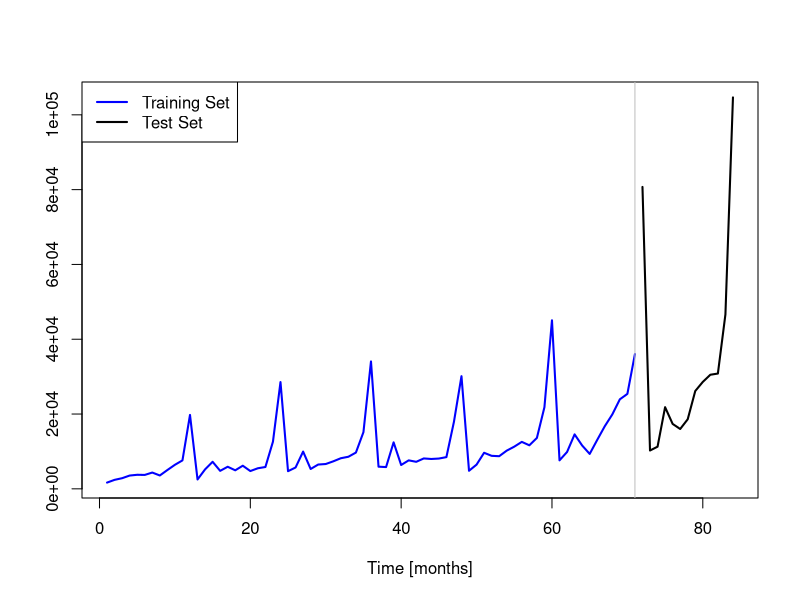
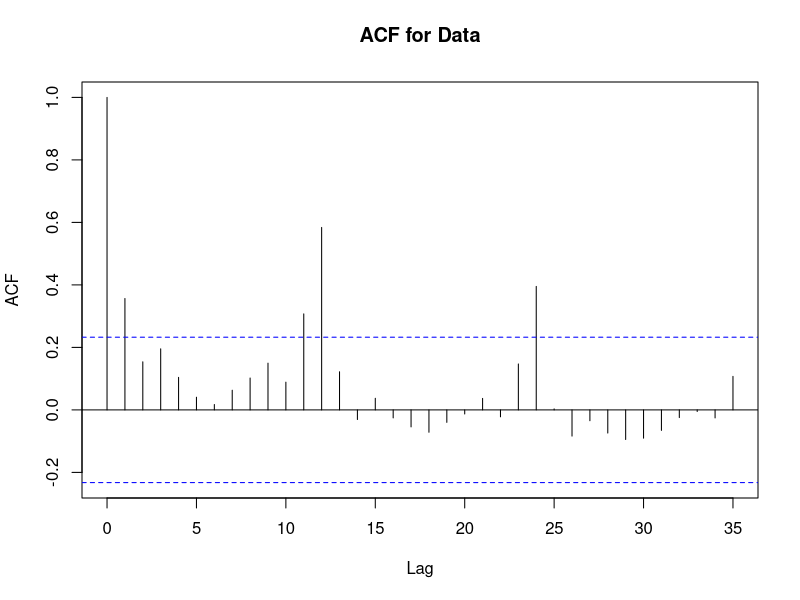
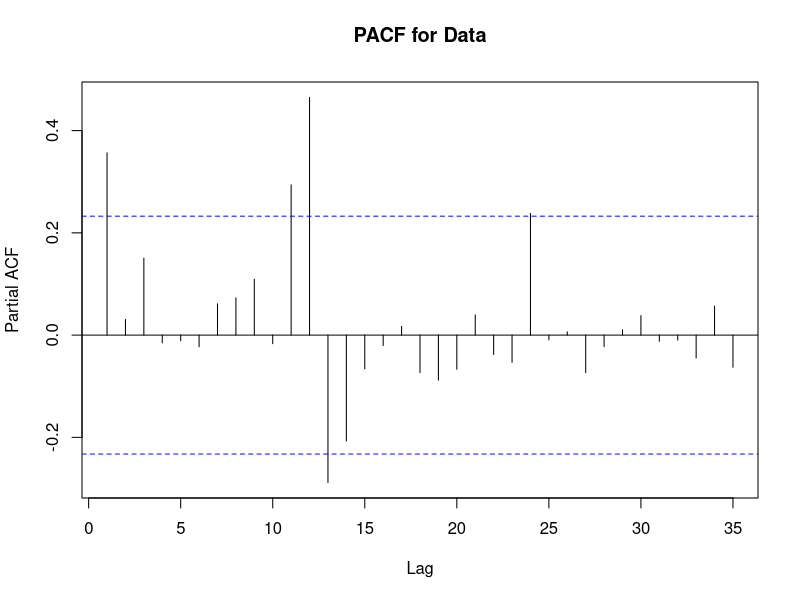
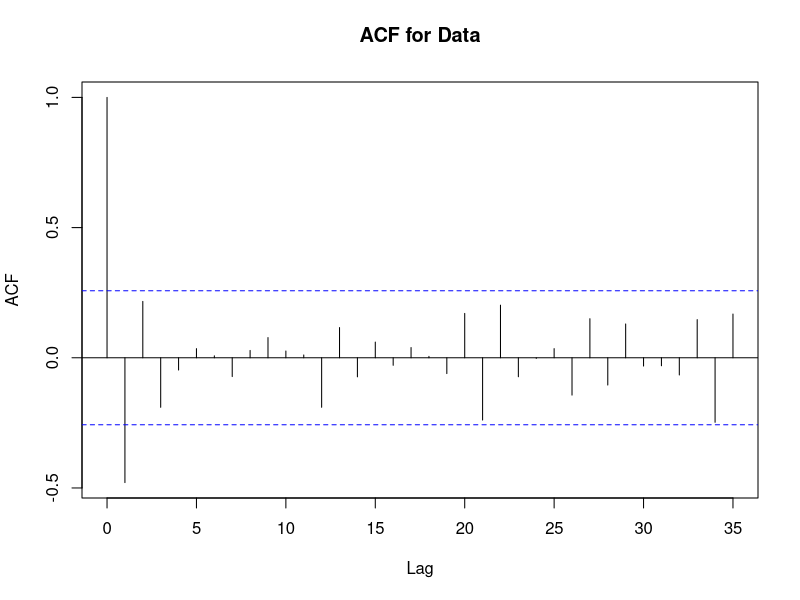
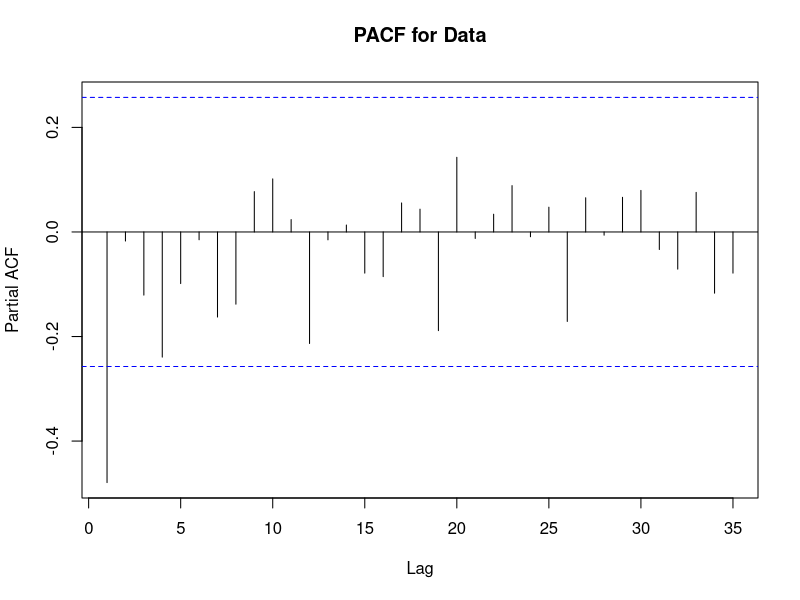
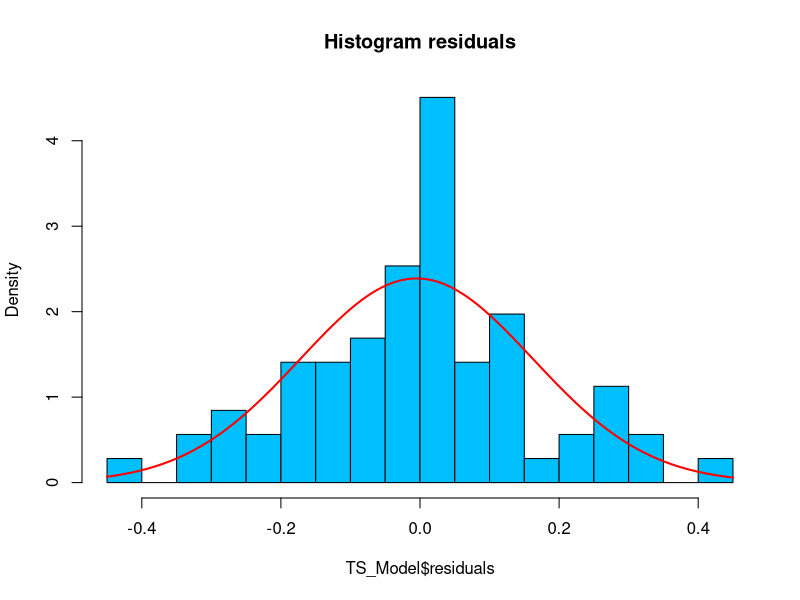
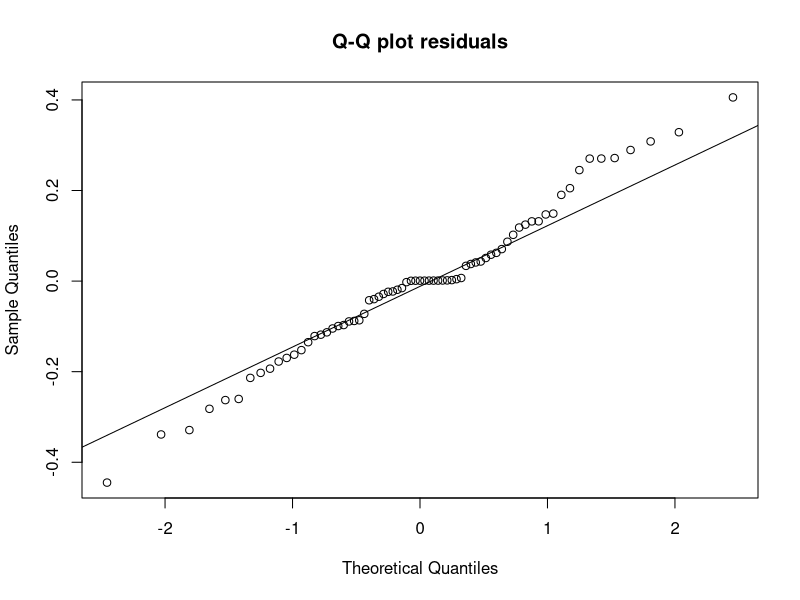
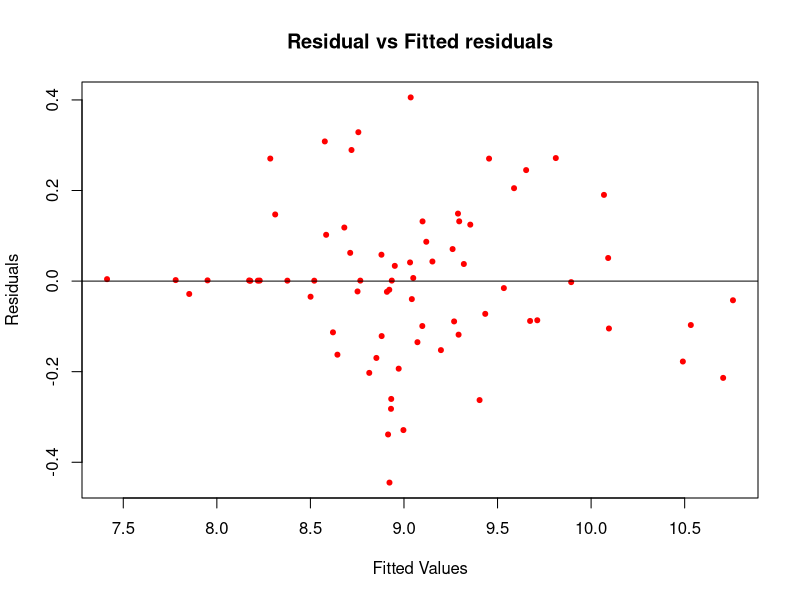

Here is the R script that generated these plots, in order:
### Call for libraries ###
library(tseries)
library(forecast)
library(cluster)
### In case it is your first time in R, install them as: ###
#install.packages('tseries')
#install.packages('forecast')
#install.packages('cluster')

# Set fix random generator numbers 
set.seed(0)

##############################
# CHOOSE SIZE OF TRAIN SET ###
##############################

TrainSetSize <- 0.85 # Do not touch this

#####################
### READ DATA SET ###
#####################

DataSet3_Souvenirs       <- read.csv('sell-souvenirs-USmonthly.csv',sep=';',dec='.',header = F)$V1


#################################
### DIVIDE SETS AND PLOT THEM ###
#################################

# Choose data set you want to work with:
DataSet <- DataSet3_Souvenirs

# Divide traning and test set:
smp_size <- floor(TrainSetSize * length(DataSet))
train_ind <- c(1:smp_size)
train <- DataSet[train_ind]
test <- DataSet[-train_ind]
# Plot data:
plot(train,type = 'l',col='blue',lwd=2,main = '',xlab = 'Time [months]',ylab='',xlim=c(1,length(DataSet)),ylim = c(min(DataSet),max(DataSet)))
lines(c((length(train)+1):(length(DataSet))),test,lwd=2,col='black')
abline(v=length(train),col='grey')
legend('topleft',legend=c('Training Set','Test Set'),col=c('blue','black'),lwd=c(2,2))

##############################
### TIME SERIES ANLYSIS ######
##############################

# Plot ACF and PACF to check stationarity and correlations:
acf(train,main='ACF for Data',length(train)/2)
pacf(train,main='PACF for Data',length(train)/2)

##
# As we can see this data set have a seasonal component every 12 months (for obvious reasons). We can also see an increasing trend and variance in the mean.
# Therefore we will need to work with logarithmic data and we will need to differentiate in order 1 and order 12.  
## 

# Apply transformations if required:
transformdata  <- diff(diff(log(train),12),1)

acf(transformdata,main='ACF for Data',length(train)/2)
pacf(transformdata,main='PACF for Data',length(train)/2)

##
# If we look at the ACF, this looks like more a random walk. We see that there is a significant lag in 1 (q=1) and also we can see that every 12 lags we have a bit of correlation.
# This correlation every 12 lags is not so significat but repeats very frequently, maybe is good to try (Q=1)
# Looking at the PACF, we only see one sifnificant lag (p=1) and no significant lags that repeat on a seasonal basis so (P=0)
# Since we have differentiate in 1 and 12 (d=1 and D=1) giving the seasonal value S=12
##

# Create ARIMA order=(p,d,q) or SARIMA order=(p,d,q)x(P,D,Q)S:
p = 1# AR(p)
d = 1# differentiate order
q = 1# MA(q)
# Seasonal 
S = 12# Seasonality  
P = 0# AR(P) Seasonal
D = 1# differentiate order Seasonal
Q = 1# MA(Q) Seasonal


TS_Model <- arima(log(train),order = c(p,d,q), seasonal = list(order = c(P,D,Q), period = S))
# Check residuals of the model:
hist(TS_Model$residuals,prob = T,breaks = 20,col='deepskyblue1',main='Histogram residuals')
curve(dnorm(x, mean(TS_Model$residuals), sd(TS_Model$residuals)), add=TRUE, col="red", lwd=2)

qqnorm(TS_Model$residuals,main='Q-Q plot residuals')
qqline(TS_Model$residuals)

plot(c(fitted(TS_Model)),c(TS_Model$residuals),pch=20,col='red',xlab = 'Fitted Values',ylab='Residuals',main='Residual vs Fitted residuals')
abline(h=0)

acf(TS_Model$residuals,length(train)/2,main='ACF for residuals')

##
# The residuals dont look so good as previously but that can be because we do not have much training data. If we would have more probably they would look like more "normal"
# It can also be cause the model is overfitted but looking at the qq plot we see that it is not.
# The ACF for the residuals looks very good though. 
##

##############################################
### LETS MAKE PREDICTIONS AND PLOT THEM ######
##############################################

# Predict n.ahead steps:
Predictions <- predict(TS_Model, n.ahead = length(test))

##
# Transfrom this predictions to the exponetial (because we were predicting using the log transform)
##

# Plot predictions:
plot(train,type = 'l',col='blue',lwd=2,main = 'Fill Data',xlab = 'Time',ylab='Data',xlim=c(1,length(DataSet)),ylim = c(0,max(DataSet)))
lines(c((length(train)+1):(length(DataSet))),test,lwd=2,col='gray60')
lines(c((length(train)+1):(length(DataSet))),exp(Predictions$pred),lwd=1,col='red')
lines(c((length(train)+1):(length(DataSet))),exp(Predictions$pred+Predictions$se),lwd=1,lty=2,col='red')
lines(c((length(train)+1):(length(DataSet))),exp(Predictions$pred-Predictions$se),lwd=1,lty=2,col='red')
abline(v=length(train),col='grey')
legend('topleft',legend=c('Past observations','Real Observations','Mean Forecast','95% Conf. Intervals Forecast'),col=c('blue','gray60','red','red'),lwd=c(2,2,1,1),lty=c(1,1,1,2))

##
# These are actually very good predictions. 
##

###
# Let us make scenarios 
###

Steps <- length(test) # predict the next 24 hours
Scen <- 1000 # initial number of scenarios
RedScen <- 10 # Reduce number of scenarios
# Data structure to store the scenarios
Scenarios <- matrix(NA,nrow =Steps ,ncol =Scen )
# Loop over scenarios and simulate with the arima model a prediction for the next 24 hours
for(w in 1:Scen){
  Scenarios[,w]  <- simulate(TS_Model, nsim=Steps, future=TRUE, seed=w)
}
# Transform the scenarios and plot them
TransformScenarios <- exp(Scenarios)

plot(train,type = 'l',col='blue',lwd=1,main = '',xlab = 'Time [months]',ylab='Number of passengers (thousands)',xlim=c(1,length(DataSet)),ylim = c(min(TransformScenarios),max(TransformScenarios)))
points(train,col='blue',pch=20)
for(w in 1:Scen){lines(c((length(train)+1):(length(DataSet))),TransformScenarios[,w],col='grey',lwd=0.5)}
lines(c((length(train)+1):(length(DataSet))),test,lwd=1,col='black')
points(c((length(train)+1):(length(DataSet))),test,pch=20,col='black')
abline(v=length(train),col='grey')
legend('topleft',legend=c('Past observations','Actual Observations','Scenarios'),col=c('blue','black','grey'),lwd=c(1,1,1),lty=c(1,1,1))
# Reduce scenarios using Partitions around medoids
Scenarios_pam <- pam(t(TransformScenarios),RedScen)
Scenarios_pam$medoids
plot(train,type = 'l',col='blue',lwd=1,main = '',xlab = 'Time [months]',ylab='Number of passengers (thousands)',xlim=c(1,length(DataSet)),ylim = c(min(Scenarios_pam$medoids),max(c(train,Scenarios_pam$medoids))))
points(train,col='blue',pch=20)
for(w in 1:RedScen){lines(c((length(train)+1):(length(DataSet))),Scenarios_pam$medoids[w,],col='grey',lwd=0.5)}
lines(c((length(train)+1):(length(DataSet))),test,lwd=1,col='black')
points(c((length(train)+1):(length(DataSet))),test,pch=20,col='black')
abline(v=length(train),col='grey')
legend('topleft',legend=c('Past observations','Actual Observations','Scenarios'),col=c('blue','black','grey'),lwd=c(1,1,1),lty=c(1,1,1))
# Probability Distribution for reduced number of scenarios
Probability <- 1/length(1:Scen)
Reduce_prob <- c() 
for (i in 1:RedScen) {
  Reduce_prob[i] <- Probability *length( Scenarios_pam$clustering[ Scenarios_pam$clustering==i])
}
# Store these two values for later use
Souvenir_Scenarios  <- round(t(Scenarios_pam$medoids)*Scen,0)
Probability_Scenarios <- Reduce_prob

Souvenir_CSV <- Souvenir_Scenarios
colnames(Souvenir_CSV) <- c(',s1',paste0('s',2:RedScen))
rownames(Souvenir_CSV) <- paste0('t',1:length(test))

Probability_CSV <- matrix(Probability_Scenarios,RedScen,1)
rownames(Probability_CSV) <- paste0('s',1:RedScen)

write.table(Souvenir_CSV,file =  'Scenarios-Souvenirs.csv', sep=",",  dec=".",row.names=TRUE,col.names=TRUE,quote=FALSE)
write.table(Probability_CSV,file =  'Probability-Souvenirs.csv', sep=",",  dec=".",row.names=TRUE,col.names=FALSE,quote=FALSE)



